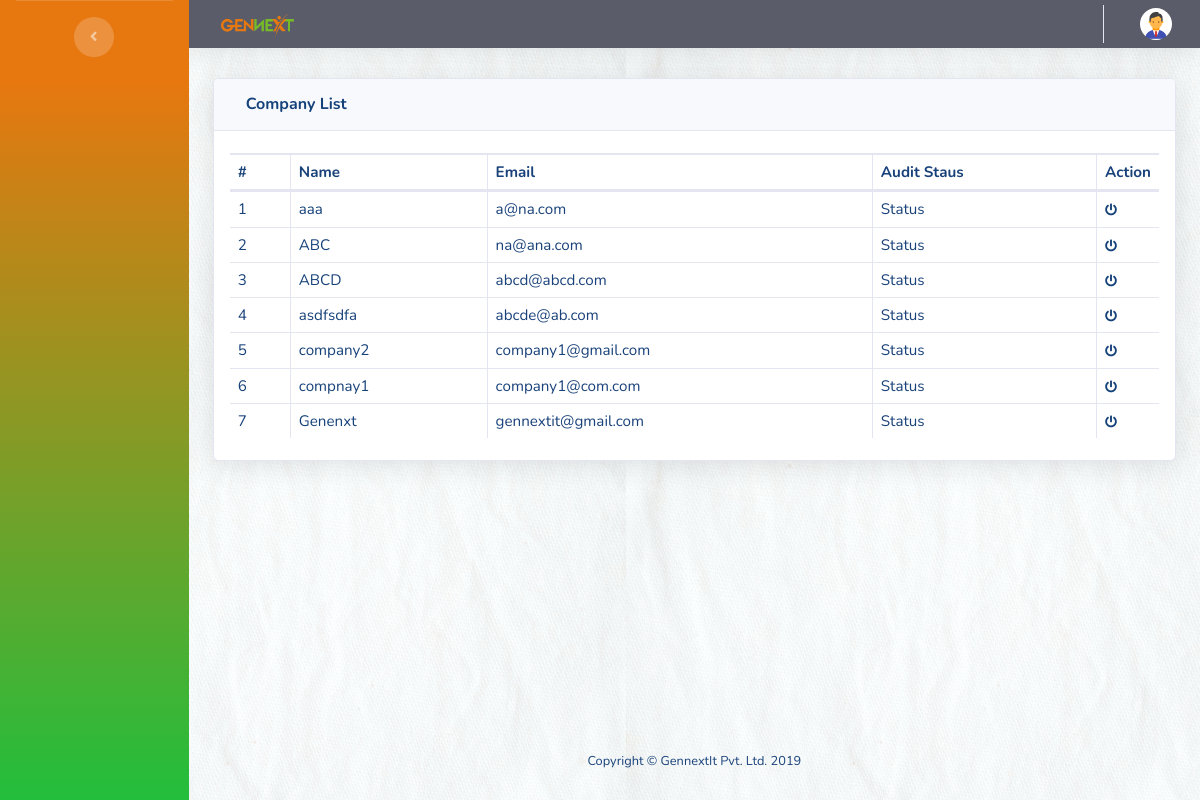
Page /index.php/home/company_list on the committed database.
### tables this page shows
CREATE TABLE `company_details` (
  `id` int(11) NOT NULL,
  `company_name` text NOT NULL,
  `address` text NOT NULL,
  `city` text NOT NULL,
  `state` varchar(30) NOT NULL,
  `country` varchar(50) NOT NULL,
  `zip_pin_code` varchar(30) NOT NULL,
  `contact_no` varchar(20) NOT NULL,
  `email` varchar(50) NOT NULL,
  `iso_option` varchar(500) NOT NULL,
  `date` timestamp NOT NULL DEFAULT current_timestamp(),
  `annex_option` varchar(200) NOT NULL,
  `gst_number` varchar(50) NOT NULL
);

### application/controllers/Home.php (called while the page is built, shortened)
<?php
class Home extends CI_Controller
{
	public function company_list()
	{
		$data['company_list'] = $this->MainModel->selectAll('company_details', 'company_name');
		$this->load->view('common_view/header');
		$this->load->view('common_view/nav');
		$this->load->view('company_list', $data);
		$this->load->view('common_view/footer');
	}
}

### index.php (called while the page is built, shortened)
<?php
require_once BASEPATH.'core/CodeIgniter.php';

### application/models/MainModel.php (called while the page is built, shortened)
<?php
class MainModel extends ci_model
{
    public function selectAll($tableName = null, $order_col = null)
    {
        $this->db->order_by($order_col, "asc");
        $result = $this->db->get($tableName)->result_array();
        return $this->db->affected_rows() ? $result : FALSE;
    }
}

### application/views/company_list.php (the view)
<div class="container mt-30">
    <div class="card shadow mb-4">
        <div class="card-header py-3">
            <div class="row m-0 p-0">
                <h6 class="m-0 font-weight-bold text-primary col-sm-11">Company List</h6>
            </div>
        </div>
        <div class="card-body ">
            <div class="table-responsive">
                <table class="table table-bordered dataTable" id="dataTable21" width="100%" cellspacing="0">
                    <thead>
                        <tr>
                            <th class="">#</th>
                            <th class="">Name</th>
                            <th class="">Email</th>
                            <th class="">Audit Staus</th>
                            <th class="">Action</th>
                        </tr>
                    </thead>
                    <tbody id="company_list">
                        <?php
                        if (!empty($company_list)) {
                            for ($i = 0; $i < count($company_list); $i++) {
                                ?>
                                <tr>
                                    <td class="as-44"><?php echo $i + 1 ?></td>
                                    <td class=""><a href="<?php echo base_url('Home/comp_dashboard/'.$company_list[$i]['id'])?>"><?php echo $company_list[$i]['company_name'] ?></td>
                                    <td class=""><?php echo $company_list[$i]['email'] ?></td>
                                    <td class="">Status</td>
                                    <td class="as-44">
                                        <a href="<?php echo base_url('Home/audit_view/') . $company_list[$i]['id']; ?>"> <i class="fa fa-power-off" aria-hidden="true" title="Start Audit"></i></a>
                                    </td>
                                </tr>
                        <?php }
                        } ?>
                    </tbody>
                </table>
            </div>
        </div>
    </div>
</div>

### assets/css/style.css (style rules this page uses)
.m-0 { margin: 0px !important }
.mt-30 { margin-top: 30px; }
.p-0 { padding: 0px !important }
td a i, td i { font-size: 12px; }
.as-44 { width: 44px !important; }

### rows in the picture
company_details: company_name "aaa", email "a@na.com"
company_details: company_name "ABC", email "na@ana.com"
company_details: company_name "ABCD", email "abcd@abcd.com"
company_details: company_name "asdfsdfa", email "abcde@ab.com"
company_details: company_name "company2", email "company1@gmail.com"
company_details: company_name "compnay1", email "company1@com.com"
company_details: company_name "Genenxt", email "gennextit@gmail.com"
